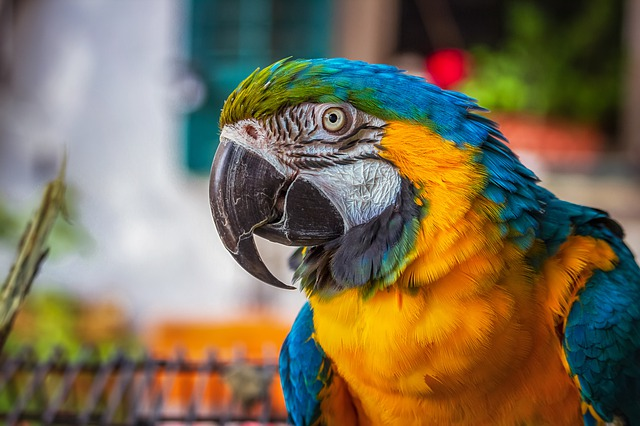
#> input picture projects/07/parrot_2jpg.jpg, 640 x 426 px
$ jupyter execute Untitled.ipynb
#> lines starting #> are read from the running program, lines starting #| are printed output that depends on the picture
[cell 1]
import cv2

import matplotlib.pyplot as plt

[cell 2]
img = cv2.imread("parrot_2jpg.jpg")
#> img is the input picture: shape (426, 640, 3); mean B, G, R 83.9, 109.6, 122.8
img = cv2.cvtColor(img,cv2.COLOR_BGR2RGB)

[cell 3]
type(img)

[cell 4]
img.shape
#> Out = (426, 640, 3)

[cell 5]
plt.imshow(img)

[cell 6]
src = img.copy()

[cell 7]
px = img[50,50]
#> px = [145, 144, 162]
px
#> Out = [145, 144, 162]

[cell 8]
r,g,b = cv2.split(img)
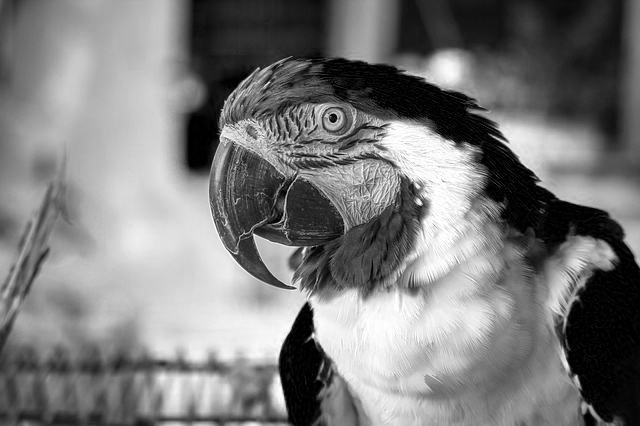
#> r: shape (426, 640); min 0, max 255, mean 122.8
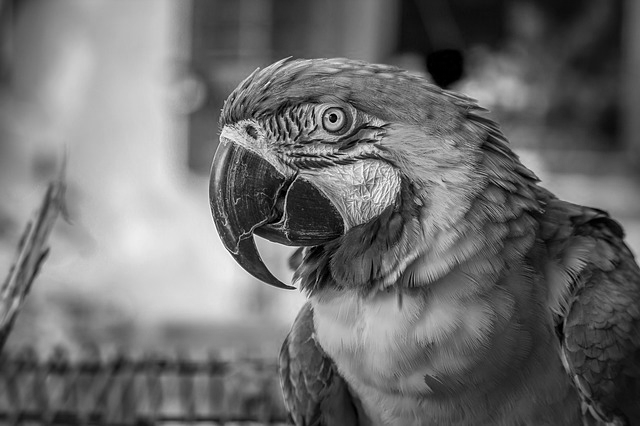
#> g: shape (426, 640); min 0, max 255, mean 109.6
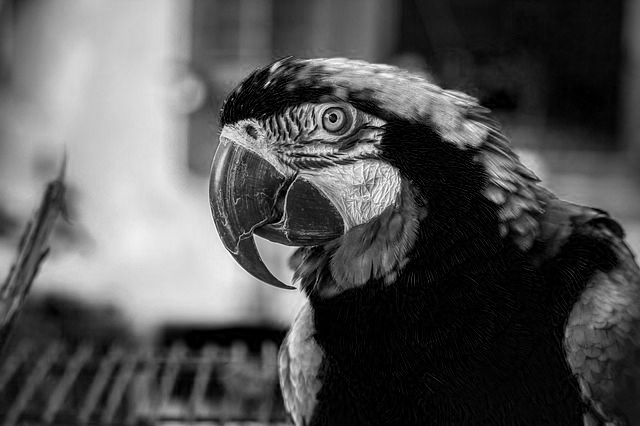
#> b: shape (426, 640); min 0, max 255, mean 83.9

[cell 9]
r.shape
#> Out = (426, 640)

[cell 10]
r

[cell 11]
plt.imshow(r,cmap='gray')

[cell 12]
img[50,50]
#> Out = [145, 144, 162]

[cell 13]
print(img.item(50,50,0))
#| 145
print(img.item(50,50,1))
#| 144
print(img.item(50,50,2))
#| 162

[cell 14]
img = src.copy()
img[50,50] = [0,255,0]
#> img: shape (426, 640, 3); mean R, G, B 122.8, 109.6, 83.9
#img.itemset((50,50,0),0)
#img.itemset((50,50,1),255)
#img.itemset((50,50,2),0)
plt.imshow(img)
#print(img.item(50,50,0))
#print(img.item(50,50,1))
#print(img.item(50,50,2))
plt.savefig('output.jpg')

[cell 15]
for i in range(200):
    img[50,i] = [255,0,0]
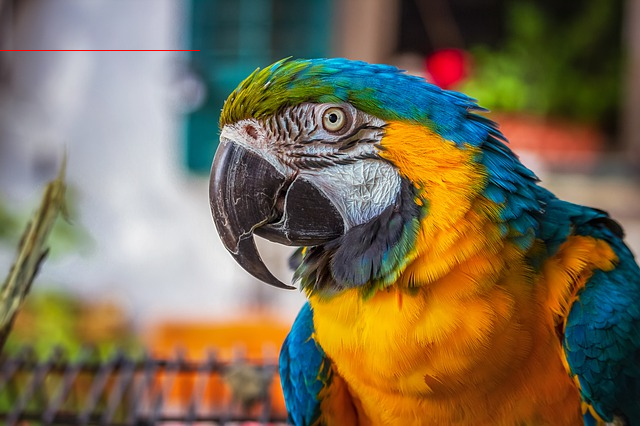
#> img: shape (426, 640, 3); mean R, G, B 122.8, 109.5, 83.8
plt.imshow(img)

$ run again, with projects/07/parrot_3jpg.jpg copied over projects/07/parrot_2jpg.jpg
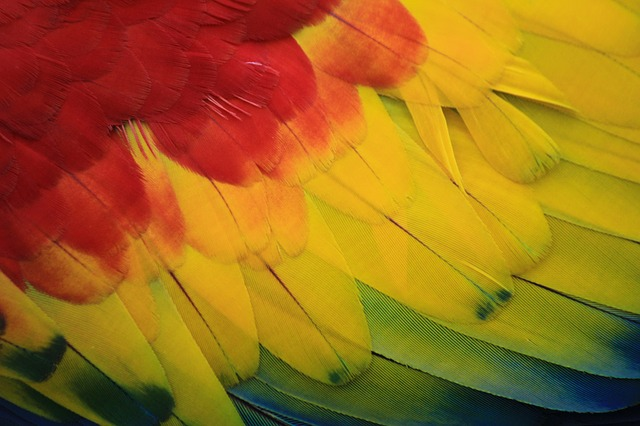
#> input picture projects/07/parrot_3jpg.jpg, 640 x 426 px
#> img is the input picture: shape (426, 640, 3); mean B, G, R 25.6, 105.6, 158.6
#> px = [131, 15, 15]
#> `r,g,b = cv2.split(img)`:
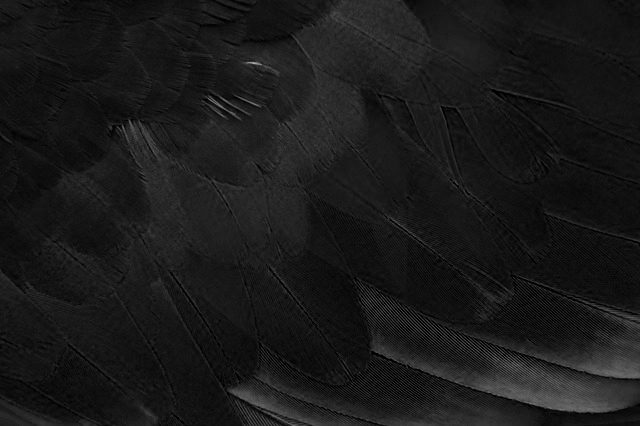
#> b: shape (426, 640); min 0, max 178, mean 25.6
#| 131
#| 15
#| 15
#> after the loop `for i in range(200):`:
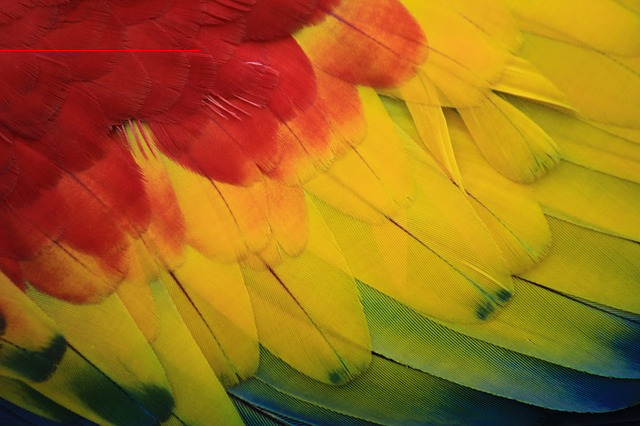
#> img: shape (426, 640, 3); mean R, G, B 158.7, 105.6, 25.5

$ run again, with projects/07/dish_1.jpg copied over projects/07/parrot_2jpg.jpg
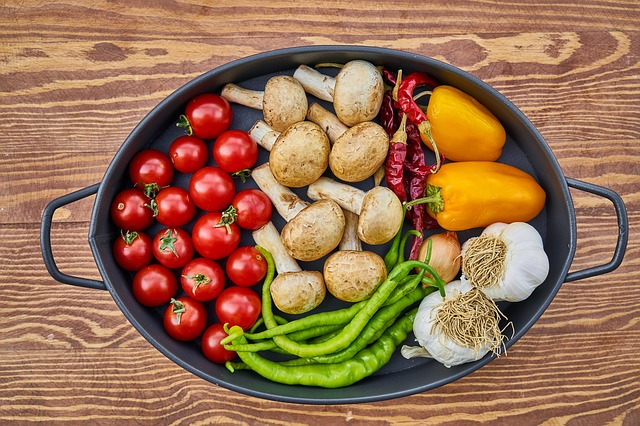
#> input picture projects/07/dish_1.jpg, 640 x 426 px
#> img is the input picture: shape (426, 640, 3); mean B, G, R 80.6, 112.6, 154.3
#> px = [190, 143, 97]
#> `r,g,b = cv2.split(img)`:
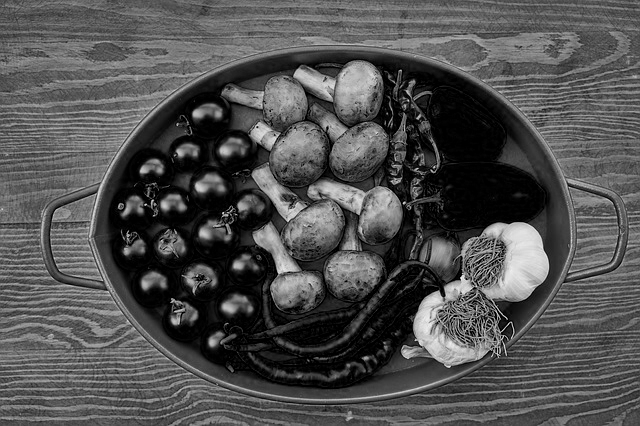
#> b: shape (426, 640); min 0, max 246, mean 80.6
#| 190
#| 143
#| 97
#> after the loop `for i in range(200):`:
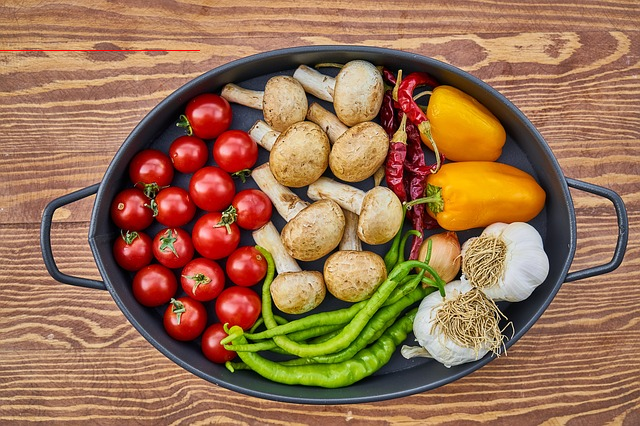
#> img: shape (426, 640, 3); mean R, G, B 154.3, 112.5, 80.5
